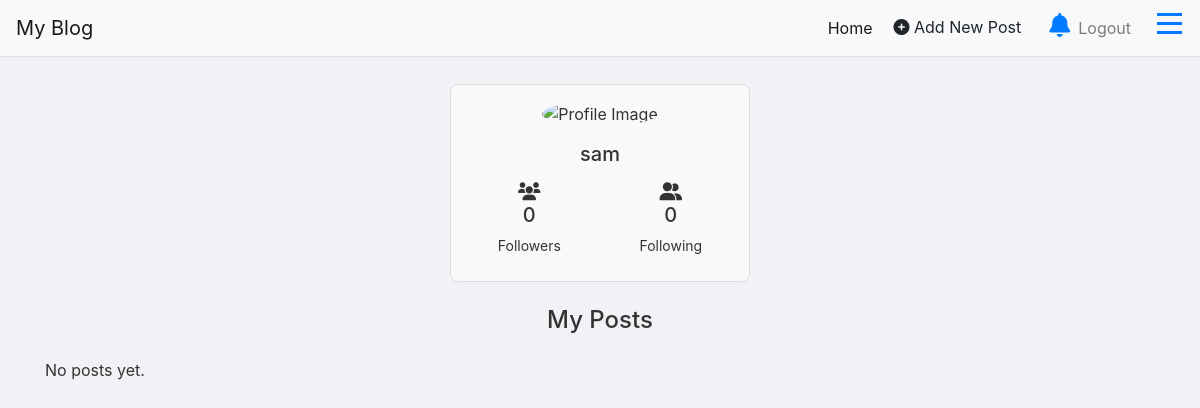
The page /myprofile (signed in) on the database as committed earlier.
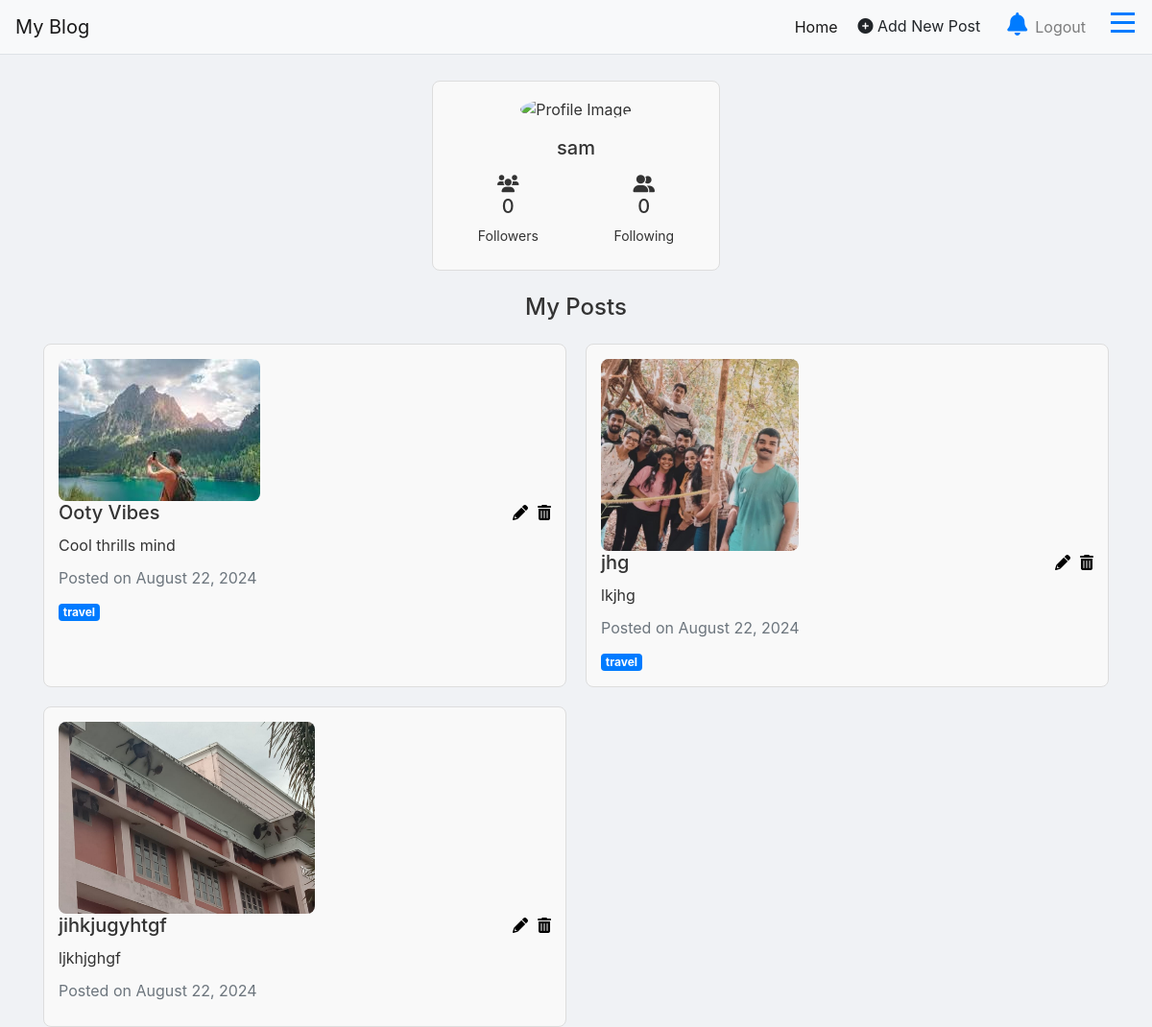
The same page on the database as committed later.
### blog/models.py (models this page shows)
class Post(models.Model):
    title = models.CharField(max_length=100)
    content = models.TextField()
    author = models.ForeignKey(User, on_delete=models.CASCADE)
    tag=models.CharField(max_length=50,blank=True, null=True)
    image = models.ImageField(upload_to='post_images/', blank=True, null=True)  # New image field
    created_at = models.DateTimeField(auto_now_add=True)
    updated_at = models.DateTimeField(auto_now=True)
    is_available = models.BooleanField(default=True)

### blog/views.py (the view)
# urls.py: path('myprofile', views.myprofile, name='myprofile'),
@login_required
def myprofile(request):
    user = request.user
    posts = Post.objects.filter(author=user,is_available=True).order_by('-created_at')
    posts_with_tags = []
    for post in posts:
        post_tags = post.tag.split(",") if post.tag else []
        posts_with_tags.append({
            'post': post,
            'tags': post_tags
        })
    followers_count = 0  # Replace with actual count if you have a followers model
    following_count = 0  # Replace with actual count if you have a following model
    context = {
        'user': user,
        'posts_with_tags': posts_with_tags,
        'followers_count': followers_count,
        'following_count': following_count,
    }
    return render(request, 'myprofile.html', context)

### templates/myprofile.html (shortened to what this page needs)
{% extends "layout/base.html" %}
{% load static %}
{% block extra_css %}
<link rel="stylesheet" href="https://cdnjs.cloudflare.com/ajax/libs/font-awesome/6.0.0-beta3/css/all.min.css">
{% endblock %}
{% block content %}
<div class="container mt-4">
    <div class="row">
        <div class="col-md-12">
            <div class="profile-card mb-4">
                <div class="text-center">
                    <div class="profile-img">
                        <img src="{% if user.profile.image %}{{ user.profile.image.url }}{% else %}{% static 'default-avatar.png' %}{% endif %}" alt="Profile Image" class="img-fluid rounded-circle" style="width: 150px; height: 150px; object-fit: cover;">
                    </div>
                    <h3 class="mt-3">{{ user.username }}</h3>
                    <div class="d-flex justify-content-around mt-3">
                        <div>
                            <i class="fas fa-users"></i>
                            <h5>{{ followers_count }}</h5>
                            <p>Followers</p>
                        </div>
                        <div>
                            <i class="fas fa-user-friends"></i>
                            <h5>{{ following_count }}</h5>
                            <p>Following</p>
                        </div>
                    </div>
                </div>
            </div>
        </div>
    </div>
    <div class="row">
        <div class="col-md-12">
            <h4 class="mb-4" style="text-align: center;">My Posts</h4>
            <div class="post-list">
                {% for post_with_tags in posts_with_tags %}
                <div class="post-card">
                    {% if post_with_tags.post.image %}
                    <img src="{{ post_with_tags.post.image.url }}" alt="Post Image">
                    {% endif %}
                    <h5>{{ post_with_tags.post.title }}
                        <span class="post-actions">
                            <a href="{% url 'edit_post' post_with_tags.post.id %}" class="edit-icon" title="Edit">
                                <i class="fas fa-pencil-alt"></i>
                            </a>
                            <a href="{% url 'delete_post' post_with_tags.post.id %}" class="delete-icon" title="Delete" onclick="return confirm('Are you sure you want to delete this post?');">
                                <i class="fas fa-trash-alt"></i>
                            </a>
                        </span>
                    </h5>
                    <p>{{ post_with_tags.post.content|slice:":100" }}{% if post_with_tags.post.content|length > 100 %}...{% endif %}</p>
                    <p class="text-muted">Posted on {{ post_with_tags.post.created_at|date:"F j, Y" }}</p>
                    <div class="tags">
                        {% for tag in post_with_tags.tags %}
                        <span class="badge badge-primary">{{ tag }}</span>
                        {% endfor %}
                    </div>
                </div>
                {% empty %}
                <p>No posts yet.</p>
                {% endfor %}
            </div>
        </div>
    </div>
</div>
{% endblock %}

Rows that differ between the two databases and show on the page:
added Post: post.image (picture), post "Ooty Vibes", post.content "Cool thrills mind", post.created_at "August 22, 2024", tags "travel"
added Post: post.image (picture), post "jhg", post.content "lkjhg", post.created_at "August 22, 2024", tags "travel"
added Post: post.image (picture), post "jihkjugyhtgf", post.content "ljkhjghgf", post.created_at "August 22, 2024"
Other text that changed with them:
text no longer shown: "No posts yet."
